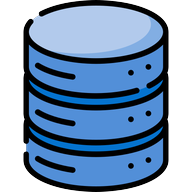
#> input picture docs-old/android-chrome-192x192.png, 192 x 192 px
$ python generate-icons.py ../../docs-old/android-chrome-192x192.png
#> lines starting #> are read from the running program, lines starting #| are printed output that depends on the picture; after the words box and inside, x2 and y2 are one past the last pixel; in counts of white or black regions, pixels touching at a corner belong together
#!/usr/bin/env python3

import os
import argparse
from PIL import Image, ImageDraw
import io

def generate_icons(logo_path, output_dir='.'):
    """
    Generate various icon sizes from a source logo file

    Args:
        logo_path (str): Path to the source logo file
        output_dir (str): Directory to save generated icons
    """
#> called with output_dir = '.'
    print(f"Generating icons from {logo_path}...")

    # Make sure output directory exists
    os.makedirs(output_dir, exist_ok=True)

    # Load the source image
    try:
        source_img = Image.open(logo_path)
#> source_img is the input picture: PIL image 192x192 RGBA; mean R, G, B, A 50, 76.8, 107.7, 178.2
        # Convert to RGBA to ensure transparency support
        source_img = source_img.convert("RGBA")
    except Exception as e:
        print(f"Error opening image: {e}")
        return

    # Define icon sizes to generate
    icon_sizes = {
        'favicon-16x16.png': (16, 16),
        'favicon-32x32.png': (32, 32),
        'apple-touch-icon.png': (180, 180),
        'android-chrome-192x192.png': (192, 192),
        'android-chrome-512x512.png': (512, 512),
        'mstile-150x150.png': (150, 150),
    }

    # Generate each icon size
    for filename, size in icon_sizes.items():
        try:
            # Create a new image with transparent background
            icon = Image.new('RGBA', size, (0, 0, 0, 0))

            # Resize the source image while maintaining aspect ratio
            resized_img = resize_maintain_aspect_ratio(source_img, size)

            # Center the resized image on the transparent canvas
            position = ((size[0] - resized_img.size[0]) // 2,
                        (size[1] - resized_img.size[1]) // 2)

            icon.paste(resized_img, position, resized_img)

            # Save the icon
            output_path = os.path.join(output_dir, filename)
            icon.save(output_path)
            print(f"Generated: {output_path}")

        except Exception as e:
            print(f"Error generating {filename}: {e}")
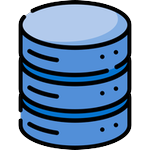
#> icon: PIL image 150x150 RGBA; mean R, G, B, A 50.2, 77.1, 108.2, 177; transparent parts drawn white

    # Generate favicon.ico (multi-size ICO)
    try:
        ico_sizes = [(16, 16), (32, 32), (48, 48)]
        # Resize source into each size
        ico_images = [resize_maintain_aspect_ratio(source_img, sz) for sz in ico_sizes]
#> in resize_maintain_aspect_ratio (call 9), `width_ratio = target_width / original_width`: width_ratio = 0.25
#> in resize_maintain_aspect_ratio (call 9), `new_width = int(original_width * scale_factor)`: new_width = 48
#> in resize_maintain_aspect_ratio (call 9), `return image.resize((new_width, new_height), Image.LANCZOS)`:
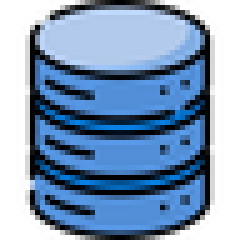
#> returned value: PIL image 48x48 RGBA (shown 5 times larger); mean R, G, B, A 51.2, 78.5, 110.2, 178.5; transparent parts drawn white
#> ico_images = 3 items
        ico_output_path = os.path.join(output_dir, 'favicon.ico')
        # Save the first image but embed all sizes
        ico_images[0].save(ico_output_path, format='ICO', sizes=ico_sizes)
        print(f"Generated: {ico_output_path}")
#| Generated: ./favicon.ico
    except Exception as e:
        print(f"Error generating favicon.ico: {e}")

    # Generate OG Image (1200x630)
    try:
        # Create a background with orange gradient
        og_size = (1200, 630)
        og_image = Image.new('RGB', og_size, (249, 115, 22))  # Orange background (#f97316)
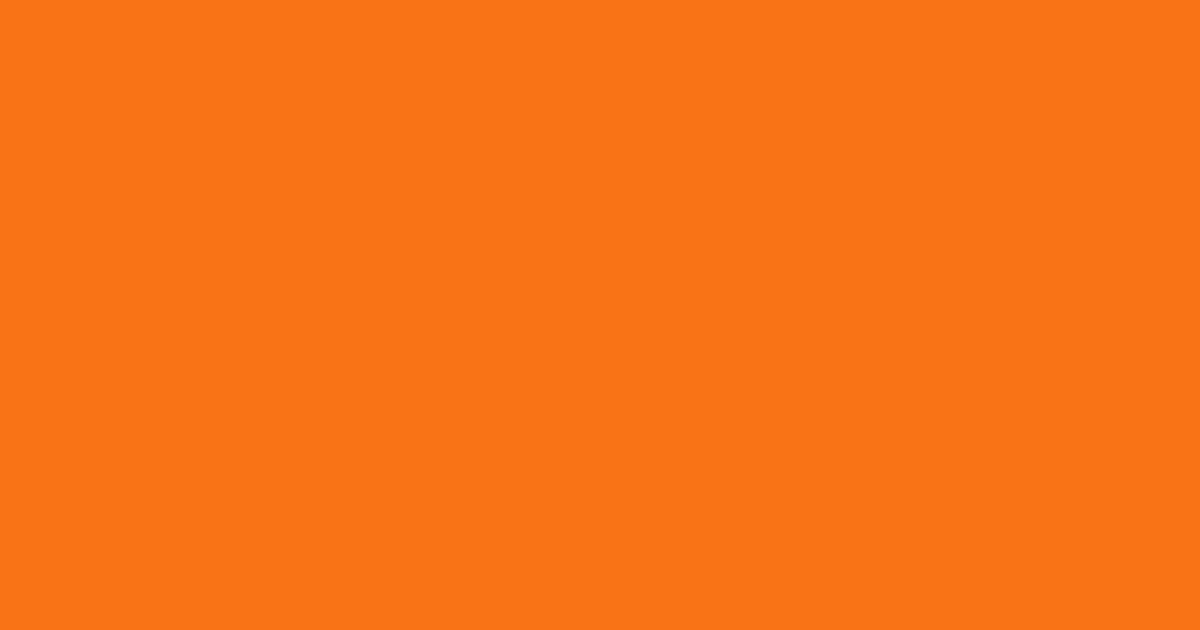
#> og_image: PIL image 1200x630 RGB; mean R, G, B 249, 115, 22

        # Create a gradient overlay
        gradient = create_gradient(og_size, (249, 115, 22), (239, 68, 68))  # Orange to red
        og_image.paste(gradient, (0, 0))

        # Resize logo to fit nicely in the OG image (30% of height)
        logo_height = int(og_size[1] * 0.3)
        logo_resized = resize_maintain_aspect_ratio(source_img, (og_size[0], logo_height))

        # Center the logo in the top half
        position = ((og_size[0] - logo_resized.size[0]) // 2,
                    (og_size[1] // 4 - logo_resized.size[1] // 2))
#> position = (505, 63)

        og_image.paste(logo_resized, position, logo_resized)
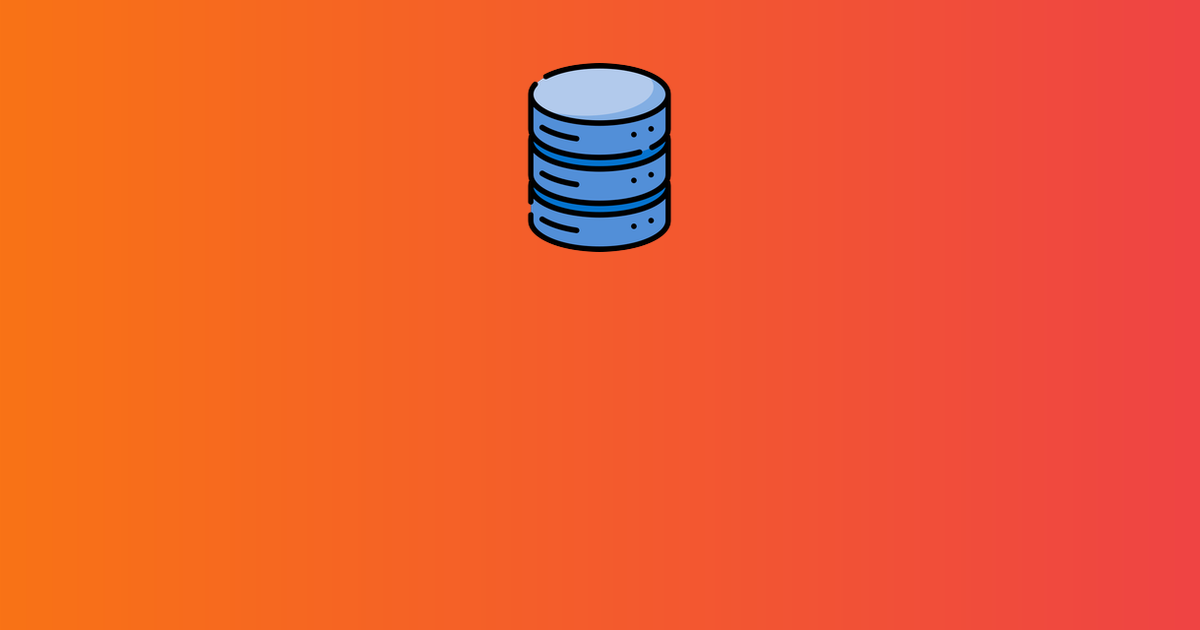
#> og_image: PIL image 1200x630 RGB; mean R, G, B 237.8, 91.6, 48.1

        # Save the OG image
        og_output_path = os.path.join(output_dir, 'og-image.jpg')
        og_image.save(og_output_path, quality=90)
        print(f"Generated: {og_output_path}")
#| Generated: ./og-image.jpg

    except Exception as e:
        print(f"Error generating OG image: {e}")

    # Generate Safari SVG icon - this is simplified and may need manual refinement
    try:
        # Create a simple SVG with the logo silhouette
        # This is a very simplified approach - the result may need manual editing
        svg_output_path = os.path.join(output_dir, 'safari-pinned-tab.svg')
        create_simple_svg_silhouette(source_img, svg_output_path)
        print(f"Generated simplified SVG silhouette: {svg_output_path}")
        print("Note: The SVG may need manual refinement for better results.")

    except Exception as e:
        print(f"Error generating Safari SVG: {e}")

    print("\nIcon generation complete!")
    print("\nNote: favicon.ico is not included in this script as it requires multi-size ICO format.")
    print("Consider using an online service like https://realfavicongenerator.net/ for favicon.ico")

def resize_maintain_aspect_ratio(image, target_size):
    """
    Resize image while maintaining aspect ratio, to fit within target_size
    """
    original_width, original_height = image.size
    target_width, target_height = target_size

    # Calculate scaling factor to fit within target size
    width_ratio = target_width / original_width
    height_ratio = target_height / original_height
    scale_factor = min(width_ratio, height_ratio)

    # Calculate new dimensions
    new_width = int(original_width * scale_factor)
    new_height = int(original_height * scale_factor)

    # Resize the image
    return image.resize((new_width, new_height), Image.LANCZOS)

def create_gradient(size, color1, color2):
    """
    Create a horizontal gradient image from color1 to color2
    """
    width, height = size
    gradient = Image.new('RGB', size, color1)
    draw = ImageDraw.Draw(gradient)

    for x in range(width):
        # Calculate the ratio between color1 and color2 based on position
        ratio = x / width
        r = int(color1[0] * (1 - ratio) + color2[0] * ratio)
        g = int(color1[1] * (1 - ratio) + color2[1] * ratio)
        b = int(color1[2] * (1 - ratio) + color2[2] * ratio)

        # Draw a line with the calculated color
        draw.line([(x, 0), (x, height)], fill=(r, g, b))

    return gradient

def create_simple_svg_silhouette(image, output_path):
    """
    Create a simple SVG silhouette from the image
    This is a very basic approach and may need manual refinement
    """
    try:
        # Resize to smaller working size and convert to black and white
        work_size = (64, 64)
        img_small = resize_maintain_aspect_ratio(image, work_size)
#> in resize_maintain_aspect_ratio (call 11), `return image.resize((new_width, new_height), Image.LANCZOS)`:
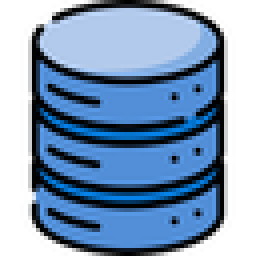
#> returned value: PIL image 64x64 RGBA (shown 4 times larger); mean R, G, B, A 50.9, 78.3, 110, 178.5; transparent parts drawn white
        img_bw = img_small.convert("L")  # Convert to grayscale
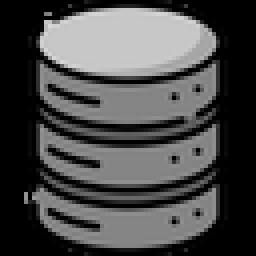
#> img_bw: PIL image 64x64 L (shown 4 times larger); min 0, max 216, mean 73.8

        # Debug image dimensions
        print(f"Debug: SVG working image size: {img_small.size}")
#| Debug: SVG working image size: (64, 64)

        # Threshold to create binary image (adjust threshold as needed)
        threshold = 200
        img_binary = img_bw.point(lambda p: 255 if p > threshold else 0)
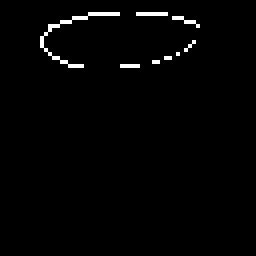
#> img_binary: PIL image 64x64 L (shown 4 times larger); 1.5% white in thin lines or dots, all inside (x1, y1, x2, y2) = (10, 3, 50, 17)

        # Get actual dimensions after processing
        width, height = img_binary.size
#> width = 64; height = 64

        # Define SVG header with viewBox matching our actual image size
        svg_content = f"""<?xml version="1.0" encoding="UTF-8"?>
<svg width="{width}px" height="{height}px" viewBox="0 0 {width} {height}" version="1.1" xmlns="http://www.w3.org/2000/svg">
  <g fill="#000000">
"""

        # Very simple approach: add a rectangle for each black pixel
        # This is not efficient but works for a basic silhouette
        had_error = False
        try:
            for y in range(height):
                for x in range(width):
                    pixel = img_binary.getpixel((x, y))
                    if pixel == 0:  # Black pixel in our binary image
                        svg_content += f'    <rect x="{x}" y="{y}" width="1" height="1" />\n'
        except IndexError as e:
            had_error = True
            print(f"Warning: Index error while processing SVG pixels at position ({x},{y}). Using simplified approach.")
            # If we hit an index error, fall back to a simple SVG with a rectangle
            svg_content = f"""<?xml version="1.0" encoding="UTF-8"?>
<svg width="{width}px" height="{height}px" viewBox="0 0 {width} {height}" version="1.1" xmlns="http://www.w3.org/2000/svg">
  <rect x="0" y="0" width="{width}" height="{height}" fill="#000000" />
</svg>"""

        # Close SVG tags if we're using the detailed approach
        if not had_error:
            svg_content += "  </g>\n</svg>"

        # Write to file
        with open(output_path, 'w') as f:
            f.write(svg_content)

        return True

    except Exception as e:
        print(f"Debug: Error in SVG generation: {e}")

        # Create a fallback simple SVG as a placeholder
        try:
            fallback_svg = f"""<?xml version="1.0" encoding="UTF-8"?>
<svg width="64px" height="64px" viewBox="0 0 64 64" version="1.1" xmlns="http://www.w3.org/2000/svg">
  <rect x="12" y="12" width="40" height="40" fill="#000000" />
</svg>"""
            with open(output_path, 'w') as f:
                f.write(fallback_svg)
            print("Created fallback SVG silhouette")
            return True
        except Exception as fallback_error:
            print(f"Could not create fallback SVG: {fallback_error}")
            return False

if __name__ == "__main__":
    # Set up command line arguments
    parser = argparse.ArgumentParser(description='Generate website icon files from a source image')
    parser.add_argument('logo_path', help='Path to the source logo file')
    parser.add_argument('-o', '--output-dir', default='.', help='Directory to save generated icons (default: current directory)')

    args = parser.parse_args()

    # Call the icon generation function with provided parameters
    generate_icons(args.logo_path, args.output_dir)
#| Generated simplified SVG silhouette: ./safari-pinned-tab.svg
